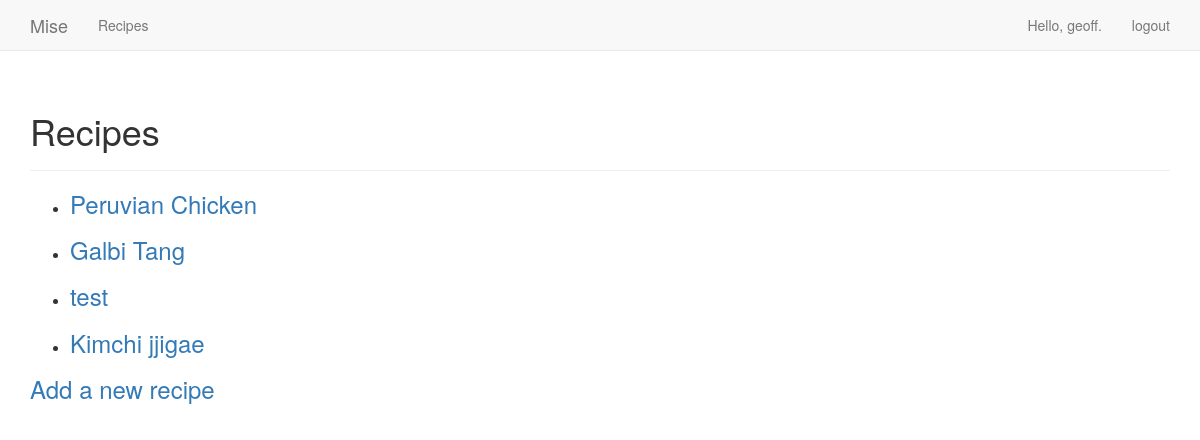
/username/recipes/ (signed in), run on the app's committed database.
### cookbook/models.py (models this page shows)
class Recipe(models.Model):
    text = models.CharField(max_length=200)
    date_added = models.DateTimeField(auto_now_add=True)
    owner = models.ForeignKey(User, models.CASCADE)
    def __str__(self):
        return self.text

### cookbook/views.py (the view)
# urls.py: url(r'^username/recipes/$', views.recipes, name='recipes'),
@login_required
def recipes(request):
    recipes = Recipe.objects.filter(owner=request.user).order_by('date_added')
    context = {'recipes': recipes}
    return render(request, 'cookbook/recipes.html', context)

### cookbook/templates/cookbook/recipes.html
{% extends "cookbook/base.html" %}
{% block header %}
  <h1>Recipes</h1>
{% endblock header %}
{% block content %}
  <ul>
    {% for recipe in recipes %}
      <li>
        <h3>
          <a href="{% url 'cookbook:recipe' recipe.id %}">
            {{ recipe }}
          </a>
        </h3>
      </li>
    {% empty %}
      <li>No topics have been added yet.</li>
    {% endfor %}
  </ul>
  <h3><a href="{% url 'cookbook:new_recipe' %}">Add a new recipe</h3>
{% endblock content %}

### cookbook/templates/cookbook/base.html (shortened to what this page needs)
{% load bootstrap3 %}
<!DOCTYPE html>
<html lang="en">
  <head>
    {% bootstrap_css %}
  </head>
  <body>
      <nav class="navbar navbar-default navbar-static-top">
        <div class="container">
          <div class="navbar-header">
          <a class="navbar-brand" href="{% url 'cookbook:index' %}">
            Mise
          </a>
          </div>
          <div id="navbar" class="navbar-collapse collapse">
            <ul class="nav navbar-nav">
              <li><a href="{% url 'cookbook:recipes' %}">Recipes</a></li>
            </ul>
            <ul class="nav navbar-nav navbar-right">
              {% if user.is_authenticated %}
                <li><a>Hello, {{ user.username }}.</a></li>
                <li><a href="{% url 'users:logout' %}">logout</a></li>
              {% else %}
                <li><a href="{% url 'users:register' %}">register</a></li>
                <li><a href="{% url 'users:login' %}">log in</a></li>
              {% endif %}
            </ul>
          </div>
        </div>
      </nav>
      <div class="container">
        <div class="page-header">
          {% block header %}
          {% endblock header %}
        </div>
        <div>
          {% block content %}
          {% endblock content %}
        </div>
      </div>
  </body>

### data on the page
Recipe: text "Peruvian Chicken"
Recipe: text "Galbi Tang"
Recipe: text "test"
Recipe: text "Kimchi jjigae"

### other printed values
{{ user.username }} "geoff"
